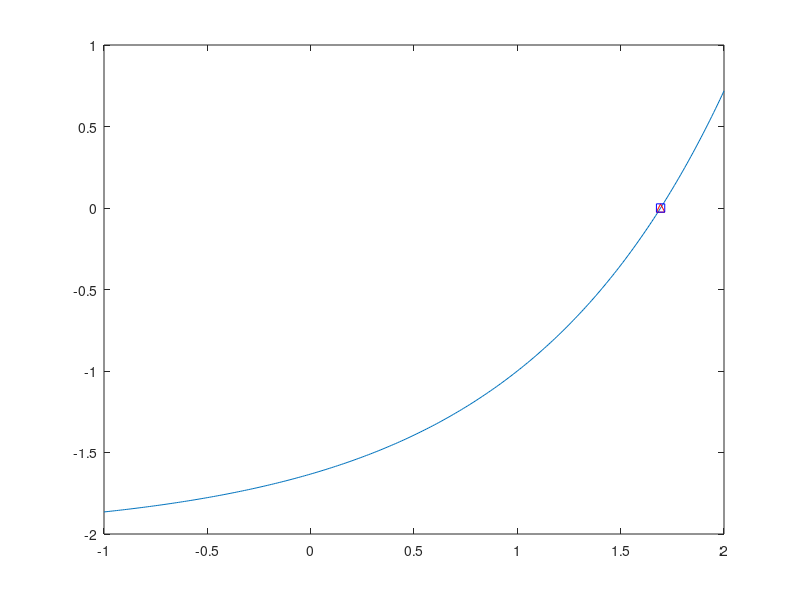

MATLAB code to generate this figure:
function MN_lab10()
clc
close all
clear all

wybor = 1;

switch wybor
    case 1
        f = @(x) exp(x-1)-2;
        a=-1;
        b=2;        
    case 2
        f = @(x) 2.^(-x)+exp(x)+2.*cos(x)-6;
        a=1;
        b=3;
    case 3
        f = @(x) log(x+2/3);
        a = -0.5;
        b = 2;   
     case 4
        f = @(x) x.^3-2.*x-5;
        a = 0;
        b = 3;   
end

tol = 10^(-5); 
ftol = 10^(-4); 

tic
[X N] = sieczne(f, a, b, tol, ftol);
toc

tic
[X1 N1] = styczne(f, a, b, tol, ftol);
toc

x=a:0.01:b;
plot(x, f(x));
hold on

plot(X, f(X), 'r^');
plot(X1, f(X1), 'bs');

end
         
function [xn, n] = sieczne(f, a, b, tol, ftol);

der = @(x,h) (f(x+h)-2*f(x)+f(x+h))/(h.^2);

if(f(a)*der(a,tol)>0)
    x0=a;
    x1=b;
else
    x0=b;
    x1=a;
end

n=0;

while (true)
     n=n+1;
    xn=x1-f(x1)*((x1-x0)/(f(x1)-f(x0)));
    x0=x1;
    x1=xn;
    fn=f(xn); 
  
    if (abs(xn-x0)<=tol)
        break;
    end     
    if ((abs(fn)<=ftol))
        break;        
    end 
end
xn
n  
end
     
function [xn, n] = styczne(f, a, b, tol, ftol);
der = @(x,h) (f(x+h)-2*f(x)+f(x+h))/(h.^2);
der1 = @(x,h) (f(x+h)-f(x-h))/(2.*h);

if(f(a)*der(a,tol)>0)
    x0=a;    
else
    x0=b;   
end

n=0;

while (true)
    f0=f(x0);   
  
    f1=der1(x0,tol);
       
    
    x0=x0-(f0/f1);      
    
     if ((abs(f0)<=ftol))
        break;
     end
     n=n+1;     
end
    xn=x0; 
xn
n
end